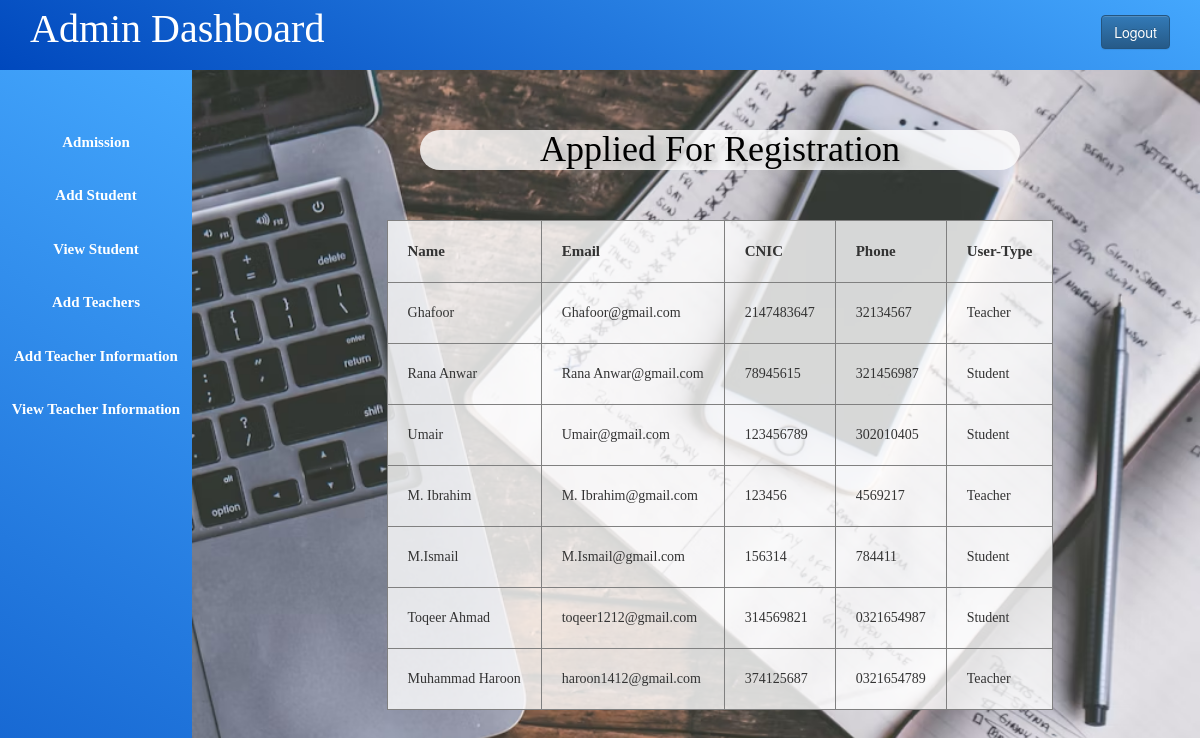
Screenshot of /admission.php (signed in) with the database file from the repository.
### tables this page shows
CREATE TABLE IF NOT EXISTS `registration` (
  `name` varchar(50) DEFAULT NULL,
  `id` int NOT NULL AUTO_INCREMENT,
  `email` varchar(40) DEFAULT NULL,
  `cnic` varchar(50) NOT NULL,
  `phone` varchar(50) DEFAULT NULL,
  `password` int DEFAULT NULL,
  `user_type` varchar(50) DEFAULT NULL,
  PRIMARY KEY (`id`)
);

### admission.php (the view, shortened to what this page needs)
<?php
	$host="localhost";
	$user="root";
	$password="";
	$db="lms";
	$data=mysqli_connect($host,$user,$password,$db);
	$sql="SELECT * from registration WHERE 1";
	$result=mysqli_query($data,$sql);
?>
<!DOCTYPE html>
<html>
<head>
	<?php
	include 'admin_css.php';
	?>
</head>
<body>
	<?php
	include 'admin_sidebar.php';
	?>
	<div class="content">
		<center>
		<h1 class="dec">Applied For Registration</h1>
		<br><br>
		<table style="background-color: rgba(255, 255, 255, 0.8); /* Semi-transparent white background */" border="1px">
			<tr>
				<th style="padding: 20px; font-size: 15px; font-family: verdana;">Name</th>
				<th style="padding: 20px; font-size: 15px; font-family: verdana;">Email</th>
				<th style="padding: 20px; font-size: 15px; font-family: verdana;">CNIC</th>
				<th style="padding: 20px; font-size: 15px; font-family: verdana;">Phone</th>
				<th style="padding: 20px; font-size: 15px; font-family: verdana;">User-Type</th>
			</tr>
			<?php
			while($info=$result->fetch_assoc())
			{
			?>
			<tr>
				<td style="padding: 20px; font-family: verdana;">
					<?php echo "{$info['name']}"; ?>
				</td>
				<td style="padding: 20px; font-family: verdana;">
					<?php echo "{$info['email']}"; ?>
				</td>
				<td style="padding: 20px; font-family: verdana;">
					<?php echo "{$info['cnic']}"; ?>
				</td>
				<td style="padding: 20px; font-family: verdana;">
					<?php echo "{$info['phone']}"; ?>
				</td>
				<td style="padding: 20px; font-family: verdana;">
					<?php echo "{$info['user_type']}"; ?>
				</td>
			</tr>
			<?php
			}
			?>
		</table>
		</center>
	</div>
</body>
</html>

### admin.css (style rules this page uses)
* { margin: 0px; padding: 0px; }
.content { margin-left: 20%; margin-top: 5%; }

### admission.php (style rules this page uses)
body { background-image: url('adbackground.jpg'); background-repeat: no-repeat; background-position: center; background-size: cover; width: 100%; height: 641px; margin: 0; }
.dec { width: 600px; text-shadow: 5px 5px 10px #aaa; border-radius: 25px; background-color: rgba(255, 255, 255, 0.8); font-family: cursive !important; color: black;" }

### rows the page displays
registration: name "Ghafoor", email "Ghafoor@gmail.com", cnic "2147483647", phone "32134567", user_type "Teacher"
registration: name "Rana Anwar", email "Rana Anwar@gmail.com", cnic "78945615", phone "321456987", user_type "Student"
registration: name "Umair", email "Umair@gmail.com", cnic "123456789", phone "302010405", user_type "Student"
registration: name "M. Ibrahim", email "M. Ibrahim@gmail.com", cnic "123456", phone "4569217", user_type "Teacher"
registration: name "M.Ismail", email "M.Ismail@gmail.com", cnic "156314", phone "784411", user_type "Student"
registration: name "Toqeer Ahmad", email "toqeer1212@gmail.com", cnic "314569821", phone "0321654987", user_type "Student"
registration: name "Muhammad Haroon", email "haroon1412@gmail.com", cnic "374125687", phone "0321654789", user_type "Teacher"
